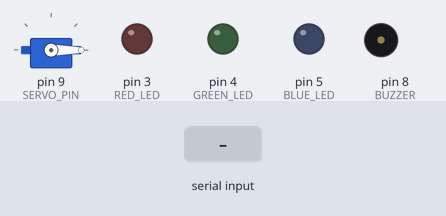
The sketch below on a simulated Arduino Uno, built with avr-gcc and run on an emulated ATmega328P. Parts: servo, output pins drawn as LEDs (lit = HIGH), buzzer (waves = sounding, pin HIGH). The inputs (shaded band) are chosen by the test bench. What the sketch prints to the serial monitor is not drawn.

Above: at 1.2 s.
1.3 s: "1" received over Serial
At 2.2 s:
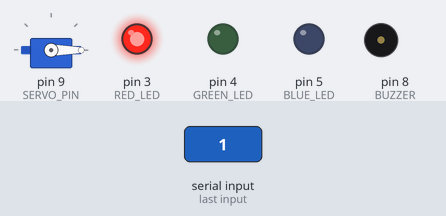
2.8 s: "2" received over Serial
At 3.3 s:
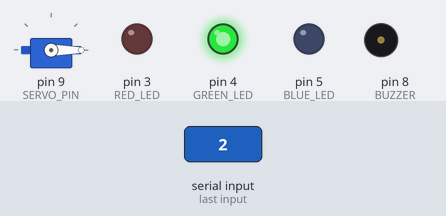
4.3 s: "3" received over Serial
At 5.5 s:
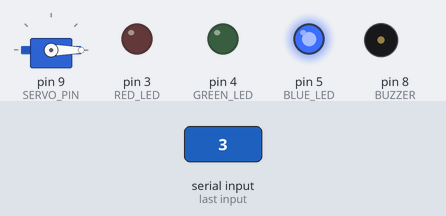
5.8 s: "4" received over Serial
At 6.8 s:
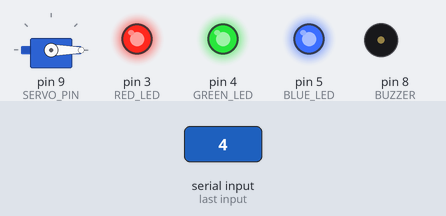
7.3 s: "5" received over Serial
At 7.9 s:
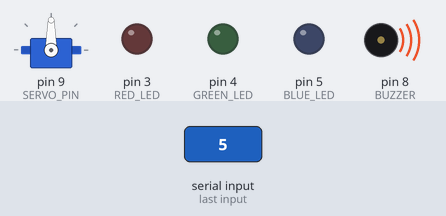
8.8 s: "0" received over Serial
At 9.1 s:
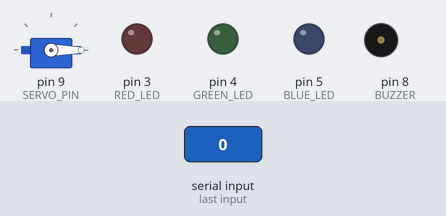
Timing chart, 0 to 11.3 s (numbered marks = the images above; inputs shaded):
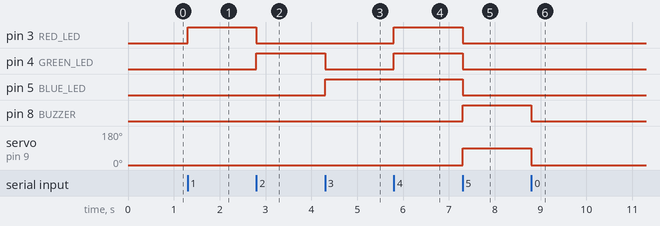

Measured:
- after the input at 1.3 s, pin 3 (RED_LED): LOW → HIGH at once
- after the input at 2.8 s, pin 3 (RED_LED): HIGH → LOW at once; pin 4 (GREEN_LED): LOW → HIGH at once
- after the input at 4.3 s, pin 4 (GREEN_LED): HIGH → LOW at once; pin 5 (BLUE_LED): LOW → HIGH at once
- after the input at 5.8 s, pin 3 (RED_LED), pin 4 (GREEN_LED): LOW → HIGH at once
- after the input at 7.3 s, pin 3 (RED_LED), pin 4 (GREEN_LED), pin 5 (BLUE_LED): HIGH → LOW at once; pin 8 (BUZZER): LOW → HIGH at once; servo on pin 9 (SERVO_PIN): 0° → 90° at once
- after the input at 8.8 s, pin 8 (BUZZER): HIGH → LOW at once; servo on pin 9 (SERVO_PIN): 90° → 0° at once

The sketch:

Hand_Gesture_ComPort.ino
```cpp
#include <Servo.h>

#define RED_LED 3
#define GREEN_LED 4
#define BLUE_LED 5
#define BUZZER 8
#define SERVO_PIN 9

Servo myServo;

void allOff() {
  digitalWrite(RED_LED, LOW);
  digitalWrite(GREEN_LED, LOW);
  digitalWrite(BLUE_LED, LOW);
  digitalWrite(BUZZER, LOW);
  myServo.write(0);
}

void setup() {
  Serial.begin(9600);

  pinMode(RED_LED, OUTPUT);
  pinMode(GREEN_LED, OUTPUT);
  pinMode(BLUE_LED, OUTPUT);
  pinMode(BUZZER, OUTPUT);

  myServo.attach(SERVO_PIN);

  allOff();

  Serial.println("GESTURE SYSTEM READY");
}

void loop() {

  if (Serial.available() > 0) {

    char gesture = Serial.read();

    allOff();

    switch (gesture) {

      case '0':
        // Closed fist: All OFF
        break;

      case '1':
        // One finger: Red LED
        digitalWrite(RED_LED, HIGH);
        break;

      case '2':
        // Two fingers: Green LED
        digitalWrite(GREEN_LED, HIGH);
        break;

      case '3':
        // Three fingers: Blue LED
        digitalWrite(BLUE_LED, HIGH);
        break;

      case '4':
        // Four fingers: All LEDs
        digitalWrite(RED_LED, HIGH);
        digitalWrite(GREEN_LED, HIGH);
        digitalWrite(BLUE_LED, HIGH);
        break;

      case '5':
        // Open palm: Servo + Buzzer
        myServo.write(90);
        digitalWrite(BUZZER, HIGH);
        break;
    }
  }
}
```
